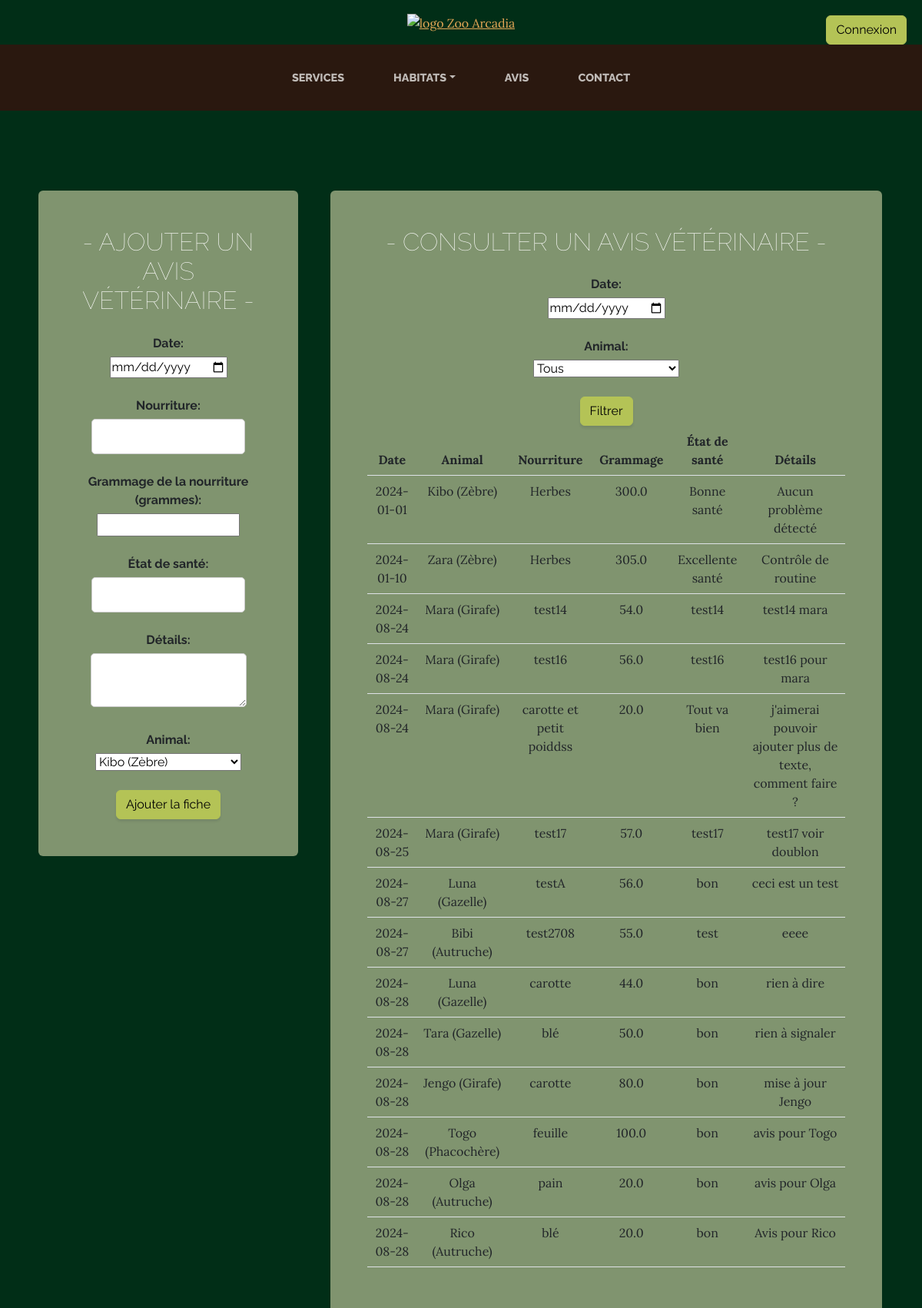
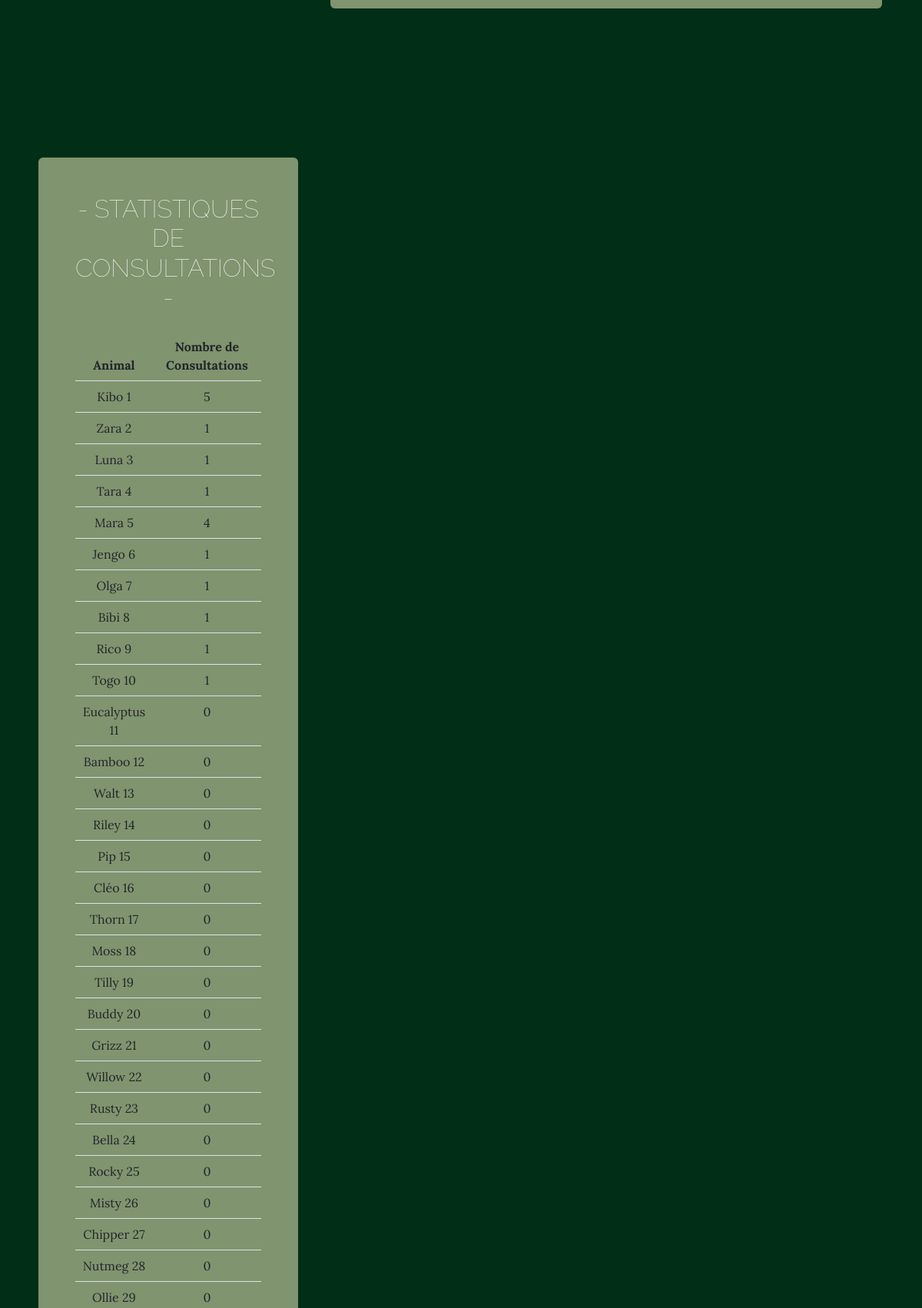
The page /admin (upper part) on the database its author committed (2 pictures, top to bottom).
### app.py (models this page shows)
class VetRecord(db.Model):
    id = db.Column(db.Integer, primary_key=True, autoincrement=True)
    date = db.Column(db.Date, nullable=False)
    food = db.Column(db.String(100), nullable=False)
    weight = db.Column(db.Float, nullable=False)
    health_status = db.Column(db.String(200), nullable=False)
    details = db.Column(db.Text, nullable=True)
    animal_id = db.Column(db.Integer, db.ForeignKey('animal.id'), nullable=False)
    animal = db.relationship('Animal', back_populates='vet_records')
    consultation_count = db.Column(db.Integer, default=0)  # Nouveau champ pour le compteur de consultations

class Animal(db.Model):
    id = db.Column(db.Integer, primary_key=True)
    name = db.Column(db.String(100), nullable=False)
    species = db.Column(db.String(100), nullable=False)
    image = db.Column(db.String(200))
    habitat_id = db.Column(db.Integer, db.ForeignKey('habitat.id'), nullable=False)
    vet_records = db.relationship('VetRecord', back_populates='animal', lazy=True)

### app.py (the view, shortened to what this page needs)
@app.route('/admin', methods=['GET', 'POST'])
def admin():
    animals = Animal.query.all()
    vet_records = VetRecord.query.all()
    habitats = Habitat.query.all()  # Ajoutez cette ligne pour récupérer les habitats
    consultation_counts = {animal.id: 0 for animal in animals}
    for record in vet_records:
        consultation_counts[record.animal_id] += record.consultation_count  # Utilise la valeur actuelle de consultation_count
    return render_template('admin.html', animals=animals, vet_records=vet_records, habitats=habitats, consultation_counts=consultation_counts)

### templates/admin.html (shortened to what this page needs)
<!DOCTYPE html>
<html lang="en">
    <head>
        <link href="../static/css/styles.css" rel="stylesheet" />
    </head>
    <body>
        <header classe="text-center">
            <a href="{{ url_for('home') }}">
                <img class="img-logo center" src="/static/assets/img/logo.png" alt="logo Zoo Arcadia" />
            </a>
            <a href="{{ url_for('register') }}" class="btn btn-primary btn-connexion">Connexion</a>
        </header>
        <nav class="navbar navbar-expand-lg navbar-dark py-lg-4" id="mainNav">
            <div class="container">
                <div class="collapse navbar-collapse" id="navbarSupportedContent">
                    <ul class="navbar-nav mx-auto">
                        <li class="nav-item px-lg-4"><a class="nav-link text-uppercase" href="{{ url_for('services') }}">Services</a></li>
                        <li class="nav-item px-lg-4 dropdown">
                            <a class="nav-link text-uppercase dropdown-toggle" href="{{ url_for('habitats') }}" id="navbarDropdown" role="button" data-bs-toggle="dropdown" aria-expanded="false">Habitats</a>
                        </li>
                        <li class="nav-item px-lg-4"><a class="nav-link text-uppercase" href="{{ url_for('home') }}#avis">Avis</a></li>
                        <li class="nav-item px-lg-4"><a class="nav-link text-uppercase" href="{{ url_for('contact') }}">Contact</a></li>
                    </ul>
                </div>
            </div>
        </nav>
        <section class="page-section2 cta2">
            <div class="container">
                <div class="row">
                    <div class="col-xl-14 mx-auto">
                        <div class="row">
                            <div class="col-md-4">
                                <div class="inner5 bg-faded text-center rounded">
                                    <h2 class="section-heading mb-4">
                                        <span class="section-heading-lower2">- Ajouter un avis vétérinaire -</span>
                                    </h2>
                                    <form method="POST" action="{{ url_for('admin') }}">
                                        <label for="date">Date:</label><br>
                                        <input type="date" id="date" name="date" required><br><br>
                                        <label for="food">Nourriture:</label><br>
                                        <input type="text" id="food" name="food" required><br><br>
                                        <label for="weight">Grammage de la nourriture (grammes):</label><br>
                                        <input type="number" step="0.1" id="weight" name="weight" required><br><br>
                                        <label for="health_status">État de santé:</label><br>
                                        <input type="text" id="health_status" name="health_status" required><br><br>
                                        <label for="details">Détails:</label><br>
                                        <textarea id="details" name="details" required></textarea><br><br>
                                        <label for="animal_id">Animal:</label><br>
                                        <select id="animal_id" name="animal_id" required>
                                            {% for animal in animals %}
                                                <option value="{{ animal.id }}">{{ animal.name }} ({{ animal.species }})</option>
                                            {% endfor %}
                                        </select><br><br>
                                        <button type="submit" class="btn btn-primary">Ajouter la fiche</button>
                                    </form>
                                </div>
                            </div>
                            <div class="col-md-8">
                                <div class="inner5 bg-faded text-center rounded">
                                    <h2 class="section-heading mb-4">
                                        <span class="section-heading-lower2">- Consulter un avis vétérinaire -</span>
                                    </h2>
                                    <form method="GET" action="{{ url_for('admin') }}">
                                        <label for="date">Date:</label><br>
                                        <input type="date" id="date" name="date"><br><br>
                                        <label for="animal_id">Animal:</label><br>
                                        <select id="animal_id" name="animal_id">
                                            <option value="">Tous</option>
                                        </select><br><br>
                                        <button type="submit" class="btn btn-primary">Filtrer</button>
                                    </form>
                                    <table class="table">
                                        <thead>
                                            <tr>
                                                <th>Date</th>
                                                <th>Animal</th>
                                                <th>Nourriture</th>
                                                <th>Grammage</th>
                                                <th>État de santé</th>
                                                <th>Détails</th>
                                            </tr>
                                        </thead>
                                        <tbody>
                                            {% for record in vet_records %}
                                                <tr>
                                                    <td>{{ record.date }}</td>
                                                    <td>{{ record.animal.name }} ({{ record.animal.species }})</td>
                                                    <td>{{ record.food }}</td>
                                                    <td>{{ record.weight }}</td>
                                                    <td>{{ record.health_status }}</td>
                                                    <td>{{ record.details }}</td>
                                                </tr>
                                            {% endfor %}
                                        </tbody>
                                    </table>
                                </div>
                            </div>
                        </div>
                    </div>
                </div>
            </div>
        </section>
        <section class="page-section2 cta2">
            <div class="container">
                <div class="row">
                    <div class="col-xl-14 mx-auto">
                        <div class="row">
                            <div class="col-md-4">
                                <div class="inner5 bg-faded text-center rounded">
                                    <h2 class="section-heading mb-4">
                                        <span class="section-heading-lower2">- statistiques de consultations -</span>
                                    </h2>
                                    <table class="table">
                                        <thead>
                                            <tr>
                                                <th>Animal</th>
                                                <th>Nombre de Consultations</th>
                                            </tr>
                                        </thead>
                                        <tbody>
                                            {% for animal in animals %}
                                            <tr>
                                                <td>{{ animal.name}} {{ animal.id}}</td>
                                                <td>{{ consultation_counts[animal.id] }}</td>
                                            </tr>
                                            {% endfor %}
                                        </tbody>
                                    </table>
                                </div>
                            </div>
                        </div>
                    </div>
                </div>
            </div>
        </section>
    </body>
</html>

### rows shown on the page
VetRecord: date "2024-01-01", animal.name "Kibo", animal.species "Zèbre", food "Herbes", weight "300.0", health_status "Bonne santé", details "Aucun problème détecté"
VetRecord: date "2024-01-10", animal.name "Zara", animal.species "Zèbre", food "Herbes", weight "305.0", health_status "Excellente santé", details "Contrôle de routine"
VetRecord: date "2024-08-24", animal.name "Mara", animal.species "Girafe", food "test14", weight "54.0", health_status "test14", details "test14 mara"
VetRecord: date "2024-08-24", animal.name "Mara", animal.species "Girafe", food "test16", weight "56.0", health_status "test16", details "test16 pour mara"
VetRecord: date "2024-08-24", animal.name "Mara", animal.species "Girafe", food "carotte et petit poiddss", weight "20.0", health_status "Tout va bien", details "j'aimerai pouvoir ajouter plus de texte, comment faire ?"
VetRecord: date "2024-08-25", animal.name "Mara", animal.species "Girafe", food "test17", weight "57.0", health_status "test17", details "test17 voir doublon"
VetRecord: date "2024-08-27", animal.name "Luna", animal.species "Gazelle", food "testA", weight "56.0", health_status "bon", details "ceci est un test"
VetRecord: date "2024-08-27", animal.name "Bibi", animal.species "Autruche", food "test2708", weight "55.0", health_status "test", details "eeee"
VetRecord: date "2024-08-28", animal.name "Luna", animal.species "Gazelle", food "carotte", weight "44.0", health_status "bon", details "rien à dire"
VetRecord: date "2024-08-28", animal.name "Tara", animal.species "Gazelle", food "blé", weight "50.0", health_status "bon", details "rien à signaler"
VetRecord: date "2024-08-28", animal.name "Jengo", animal.species "Girafe", food "carotte", weight "80.0", health_status "bon", details "mise à jour Jengo"
VetRecord: date "2024-08-28", animal.name "Togo", animal.species "Phacochère", food "feuille", weight "100.0", health_status "bon", details "avis pour Togo"
VetRecord: date "2024-08-28", animal.name "Olga", animal.species "Autruche", food "pain", weight "20.0", health_status "bon", details "avis pour Olga"
VetRecord: date "2024-08-28", animal.name "Rico", animal.species "Autruche", food "blé", weight "20.0", health_status "bon", details "Avis pour Rico"
Animal: name "Kibo", id "1", consultation_counts "5"
Animal: name "Zara", id "2", habitat "1"
Animal: name "Luna", id "3", habitat "1"
Animal: name "Tara", id "4", habitat "1"
Animal: name "Mara", id "5", consultation_counts "4"
Animal: name "Jengo", id "6", habitat "1"
Animal: name "Olga", id "7", habitat "1"
Animal: name "Bibi", id "8", habitat "1"
Animal: name "Rico", id "9", habitat "1"
Animal: name "Togo", id "10", habitat "1"
Animal: name "Eucalyptus", id "11", consultation_counts "0"
Animal: name "Bamboo", id "12", consultation_counts "0"
Animal: name "Walt", id "13", consultation_counts "0"
Animal: name "Riley", id "14", consultation_counts "0"
Animal: name "Pip", id "15", consultation_counts "0"
Animal: name "Cléo", id "16", consultation_counts "0"
Animal: name "Thorn", id "17", consultation_counts "0"
Animal: name "Moss", id "18", consultation_counts "0"
Animal: name "Tilly", id "19", consultation_counts "0"
Animal: name "Buddy", id "20", consultation_counts "0"
Animal: name "Grizz", id "21", consultation_counts "0"
Animal: name "Willow", id "22", consultation_counts "0"
Animal: name "Rusty", id "23", consultation_counts "0"
Animal: name "Bella", id "24", consultation_counts "0"
Animal: name "Rocky", id "25", consultation_counts "0"
Animal: name "Misty", id "26", consultation_counts "0"
Animal: name "Chipper", id "27", consultation_counts "0"
Animal: name "Nutmeg", id "28", consultation_counts "0"
Animal: name "Ollie", id "29", consultation_counts "0"

### other values the page prints
form field animal_id "Kibo (Zèbre)"
